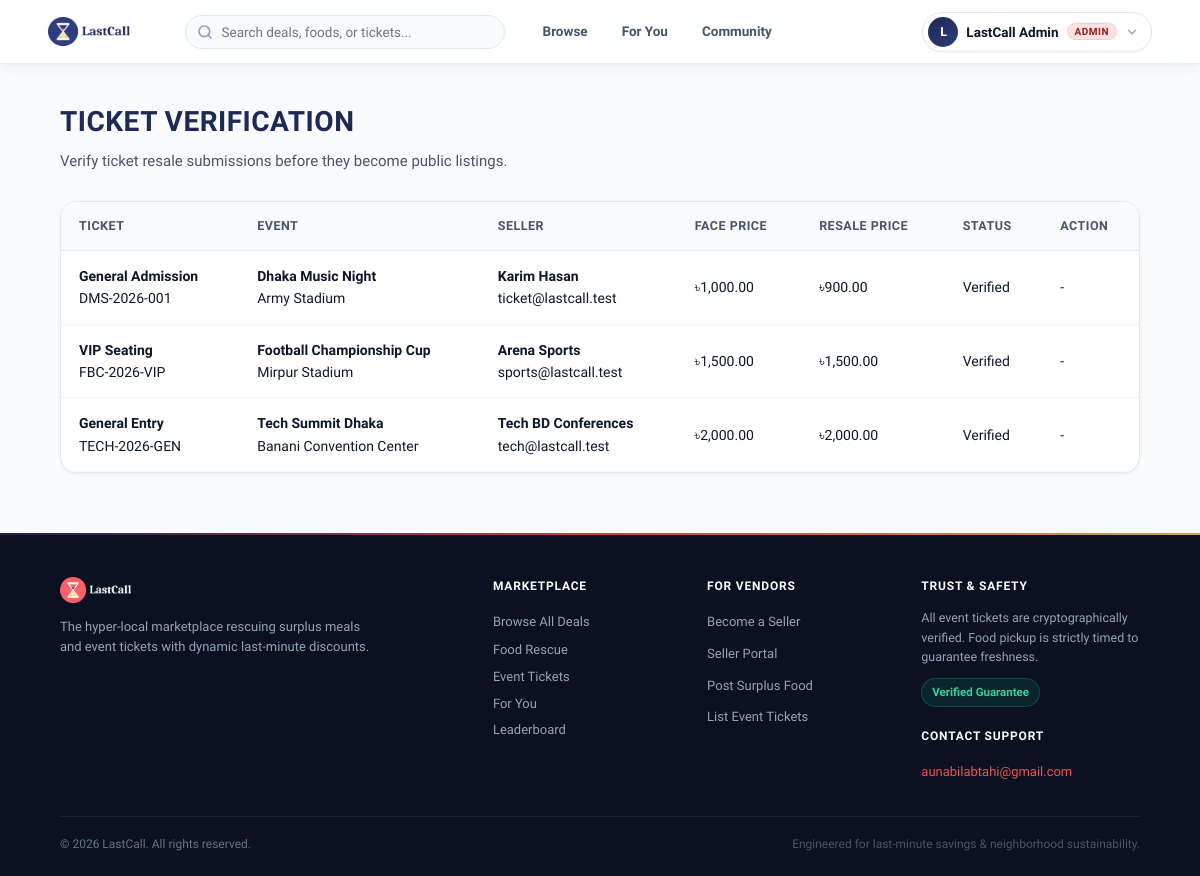
Screenshot of /admin/tickets.php (signed in) with the database file from the repository.
### tables this page shows
CREATE TABLE tickets (
    ticket_id INT UNSIGNED AUTO_INCREMENT PRIMARY KEY,
    event_id INT UNSIGNED NOT NULL,
    current_owner_id INT UNSIGNED NOT NULL,

    ticket_code VARCHAR(100) NOT NULL UNIQUE,
    ticket_type VARCHAR(100) NOT NULL,
    original_price DECIMAL(10,2) NOT NULL,

    verification_status ENUM('pending', 'verified', 'rejected') NOT NULL DEFAULT 'pending',
    availability_status ENUM('available', 'reserved', 'sold', 'invalid') NOT NULL DEFAULT 'available',

    created_at TIMESTAMP DEFAULT CURRENT_TIMESTAMP,

    CONSTRAINT fk_ticket_event
        FOREIGN KEY (event_id) REFERENCES events(event_id)
        ON DELETE RESTRICT,

    CONSTRAINT fk_ticket_owner
        FOREIGN KEY (current_owner_id) REFERENCES users(user_id)
        ON DELETE RESTRICT,

    INDEX idx_ticket_owner (current_owner_id)
);

CREATE TABLE events (
    event_id INT UNSIGNED AUTO_INCREMENT PRIMARY KEY,
    organizer_id INT UNSIGNED NOT NULL,
    location_id INT UNSIGNED NOT NULL,

    event_name VARCHAR(200) NOT NULL,
    description TEXT NULL,
    venue_name VARCHAR(150) NOT NULL,
    event_start_at DATETIME NOT NULL,

    event_status ENUM('upcoming', 'cancelled', 'completed') NOT NULL DEFAULT 'upcoming',
    created_at TIMESTAMP DEFAULT CURRENT_TIMESTAMP,

    CONSTRAINT fk_event_organizer
        FOREIGN KEY (organizer_id) REFERENCES users(user_id)
        ON DELETE RESTRICT,

    CONSTRAINT fk_event_location
        FOREIGN KEY (location_id) REFERENCES locations(location_id)
        ON DELETE RESTRICT,

    INDEX idx_event_start (event_start_at)
);

CREATE TABLE users (
    user_id INT UNSIGNED AUTO_INCREMENT PRIMARY KEY,
    full_name VARCHAR(120) NOT NULL,
    email VARCHAR(150) NOT NULL UNIQUE,
    phone VARCHAR(20) NOT NULL UNIQUE,
    password_hash VARCHAR(255) NOT NULL,
    profile_picture VARCHAR(255) NULL,
    role ENUM('buyer', 'seller', 'admin') NOT NULL DEFAULT 'buyer',
    location_id INT UNSIGNED NULL,

    terms_accepted TINYINT(1) NOT NULL DEFAULT 0,
    terms_version VARCHAR(30) NULL,
    terms_accepted_at DATETIME NULL,

    account_status ENUM('active', 'suspended', 'blocked') NOT NULL DEFAULT 'active',
    created_at TIMESTAMP DEFAULT CURRENT_TIMESTAMP,
    updated_at TIMESTAMP DEFAULT CURRENT_TIMESTAMP ON UPDATE CURRENT_TIMESTAMP,

    CONSTRAINT fk_user_location
        FOREIGN KEY (location_id) REFERENCES locations(location_id)
        ON DELETE SET NULL
);

CREATE TABLE listings (
    listing_id INT UNSIGNED AUTO_INCREMENT PRIMARY KEY,
    seller_id INT UNSIGNED NOT NULL,
    location_id INT UNSIGNED NOT NULL,

    listing_type ENUM('food', 'ticket') NOT NULL,
    title VARCHAR(200) NOT NULL,
    description TEXT NULL,
    image_url VARCHAR(255) NULL,

    original_price DECIMAL(10,2) NOT NULL,
    pickup_or_event_deadline DATETIME NOT NULL,

    listing_status ENUM(
        'draft',
        'active',
        'sold_out',
        'expired',
        'removed'
    ) NOT NULL DEFAULT 'draft',

    created_at TIMESTAMP DEFAULT CURRENT_TIMESTAMP,
    updated_at TIMESTAMP DEFAULT CURRENT_TIMESTAMP ON UPDATE CURRENT_TIMESTAMP,

    CONSTRAINT fk_listing_seller
        FOREIGN KEY (seller_id) REFERENCES users(user_id)
        ON DELETE RESTRICT,

    CONSTRAINT fk_listing_location
        FOREIGN KEY (location_id) REFERENCES locations(location_id)
        ON DELETE RESTRICT,

    INDEX idx_listing_search (
        listing_type,
        listing_status,
        pickup_or_event_deadline
    ),

    INDEX idx_listing_seller (seller_id)
);

### admin/tickets.php (the view, shortened to what this page needs)
<?php
require_once __DIR__ . "/../config/database.php";
$ticketsQuery = $pdo->query("
    SELECT
        t.ticket_id,
        t.ticket_code,
        t.ticket_type,
        t.original_price AS ticket_original_price,
        t.verification_status,
        t.availability_status,
        t.created_at,
        l.listing_id,
        l.title,
        l.original_price AS resale_price,
        l.pickup_or_event_deadline,
        l.listing_status,
        e.event_name,
        e.venue_name,
        e.event_start_at,
        u.full_name AS seller_name,
        u.email AS seller_email
    FROM tickets t
    JOIN ticket_listings tl ON tl.ticket_id = t.ticket_id
    JOIN listings l ON l.listing_id = tl.listing_id
    JOIN events e ON e.event_id = t.event_id
    JOIN users u ON u.user_id = t.current_owner_id
    ORDER BY
        CASE t.verification_status
            WHEN 'pending' THEN 1
            WHEN 'verified' THEN 2
            ELSE 3
        END,
        t.created_at DESC
");
$tickets = $ticketsQuery->fetchAll(PDO::FETCH_ASSOC);
function e(string $value): string {
    return htmlspecialchars($value, ENT_QUOTES, "UTF-8");
}
require_once __DIR__ . "/../includes/header.php";
?>
<main class="admin-container">
    <div class="section-heading">
        <h2>Ticket Verification</h2>
        <p>Verify ticket resale submissions before they become public listings.</p>
    </div>
    <div class="table-wrapper">
        <table class="admin-table">
            <thead>
                <tr>
                    <th>Ticket</th>
                    <th>Event</th>
                    <th>Seller</th>
                    <th>Face Price</th>
                    <th>Resale Price</th>
                    <th>Status</th>
                    <th>Action</th>
                </tr>
            </thead>
            <tbody>
                <?php foreach ($tickets as $ticket): ?>
                    <tr>
                        <td>
                            <strong><?= e($ticket["ticket_type"]) ?></strong>
                            <br>
                            <span><?= e($ticket["ticket_code"]) ?></span>
                        </td>
                        <td>
                            <strong><?= e($ticket["event_name"]) ?></strong>
                            <br>
                            <span><?= e($ticket["venue_name"]) ?></span>
                        </td>
                        <td>
                            <strong><?= e($ticket["seller_name"]) ?></strong>
                            <br>
                            <span><?= e($ticket["seller_email"]) ?></span>
                        </td>
                        <td>৳<?= number_format((float) $ticket["ticket_original_price"], 2) ?></td>
                        <td>৳<?= number_format((float) $ticket["resale_price"], 2) ?></td>
                        <td>
                            <span class="status <?= e($ticket["verification_status"]) ?>">
                                <?= e(ucfirst($ticket["verification_status"])) ?>
                            </span>
                        </td>
                        <td>
                            <?php if ($ticket["verification_status"] === "pending"): ?>
                                <form method="POST" class="action-form">
                                    <?= csrf_field() ?>
                                    <input
                                        type="hidden"
                                        name="ticket_id"
                                        value="<?= (int) $ticket["ticket_id"] ?>"
                                    >
                                    <button
                                        type="submit"
                                        name="action"
                                        value="approve"
                                        class="approve-button"
                                    >
                                        Approve
                                    </button>
                                    <button
                                        type="submit"
                                        name="action"
                                        value="reject"
                                        class="reject-button"
                                    >
                                        Reject
                                    </button>
                                </form>
                            <?php else: ?>
                                <span>-</span>
                            <?php endif; ?>
                        </td>
                    </tr>
                <?php endforeach; ?>
            </tbody>
        </table>
    </div>
</main>
<?php require_once __DIR__ . "/../includes/footer.php"; ?>

### assets/css/style.css (style rules this page uses)
:root { --brand-navy: #1e2954; --brand-navy-dark: #121833; --brand-navy-light: #2c3c78; --brand-navy-tint: #eef2fb; --brand-coral: #f05156; --brand-coral-hover: #dc3c41; --brand-coral-tint: #fef2f2; --brand-coral-border: #fecaca; --brand-gold: #f59e0b; --brand-gold-warm: #f4c96b; --brand-gold-tint: #fffbeb; --brand-gold-border: #fde68a; --brand-emerald: #10b981; --brand-emerald-dark: #059669; --brand-emerald-tint: #ecfdf5; --brand-emerald-border: #a7f3d0; --surface-bg: #f8fafc; --surface-card: #ffffff; --surface-muted: #f1f5f9; --surface-card-hover: #ffffff; --border-subtle: #e2e8f0; --border-medium: #cbd5e1; --border-focus: #1e2954; --text-primary: #0f172a; --text-secondary: #475569; --text-muted: #94a3b8; --text-light: #f8fafc; --font-sans: 'Plus Jakarta Sans', system-ui, -apple-system, BlinkMacSystemFont, 'Segoe UI', Roboto, sans-serif; --font-serif: 'Playfair Display', Georgia, serif; --radius-sm: 6px; --radius-md: 10px; --radius-lg: 16px; --radius-xl: 24px; --radius-full: 9999px; --shadow-sm: 0 1px 3px rgba(15, 23, 42, 0.06); --shadow-md: 0 4px 12px -2px rgba(15, 23, 42, 0.08), 0 2px 6px -2px rgba(15, 23, 42, 0.04); --shadow-lg: 0 12px 24px -4px rgba(30, 41, 84, 0.08), 0 4px 8px -4px rgba(30, 41, 84, 0.04); --shadow-xl: 0 20px 32px -6px rgba(30, 41, 84, 0.12), 0 8px 16px -6px rgba(30, 41, 84, 0.06); --shadow-card-hover: 0 20px 35px -8px rgba(30, 41, 84, 0.14), 0 10px 18px -6px rgba(30, 41, 84, 0.08); --transition-fast: 0.15s ease; --transition-smooth: 0.25s cubic-bezier(0.4, 0, 0.2, 1); }
* { box-sizing: border-box; margin: 0; padding: 0; }
html { scroll-behavior: smooth; }
body { font-family: var(--font-sans); background: var(--surface-bg); color: var(--text-primary); line-height: 1.6; -webkit-font-smoothing: antialiased; -moz-osx-font-smoothing: grayscale; min-height: 100vh; display: flex; flex-direction: column; }
.container, .admin-container { width: min(1280px, 90%); margin: 36px auto 60px; flex: 1; }
.section-heading { margin-bottom: 28px; }
.section-heading h2 { font-size: 28px; font-weight: 800; color: var(--brand-navy); letter-spacing: 0.5px; text-transform: uppercase; display: flex; align-items: center; gap: 12px; }
.section-heading p { color: var(--text-secondary); font-size: 15px; margin-top: 4px; }
.table-wrapper { background: white; border: 1px solid var(--border-subtle); border-radius: var(--radius-lg); box-shadow: var(--shadow-sm); overflow-x: auto; -webkit-overflow-scrolling: touch; margin-top: 16px; max-width: 100%; }
.admin-table, .dashboard-table { width: 100%; min-width: 620px; border-collapse: collapse; text-align: left; font-size: 14px; }
.admin-table th, .dashboard-table th { background: #f8fafc; color: var(--text-secondary); font-weight: 700; padding: 14px 18px; border-bottom: 1px solid var(--border-subtle); font-size: 12.5px; text-transform: uppercase; letter-spacing: 0.5px; }
.admin-table td, .dashboard-table td { padding: 14px 18px; border-bottom: 1px solid #f1f5f9; color: var(--text-primary); }

### rows the page displays
tickets: ticket_type "General Admission", ticket_code "DMS-2026-001", event.event_name "Dhaka Music Night", event.venue_name "Army Stadium", current_owner.full_name "Karim Hasan", current_owner.email "ticket@lastcall.test", original_price "1,000.00", listings.original_price "900.00", verification_status "Verified"
tickets: ticket_type "VIP Seating", ticket_code "FBC-2026-VIP", event.event_name "Football Championship Cup", event.venue_name "Mirpur Stadium", current_owner.full_name "Arena Sports", current_owner.email "sports@lastcall.test", original_price "1,500.00", listings.original_price "1,500.00", verification_status "Verified"
tickets: ticket_type "General Entry", ticket_code "TECH-2026-GEN", event.event_name "Tech Summit Dhaka", event.venue_name "Banani Convention Center", current_owner.full_name "Tech BD Conferences", current_owner.email "tech@lastcall.test", original_price "2,000.00", listings.original_price "2,000.00", verification_status "Verified"

### other values shown
mb_strtoupper(mb_substr($_userName, 0, 1)) "L"
$_userName "LastCall Admin"
$_role "ADMIN"
